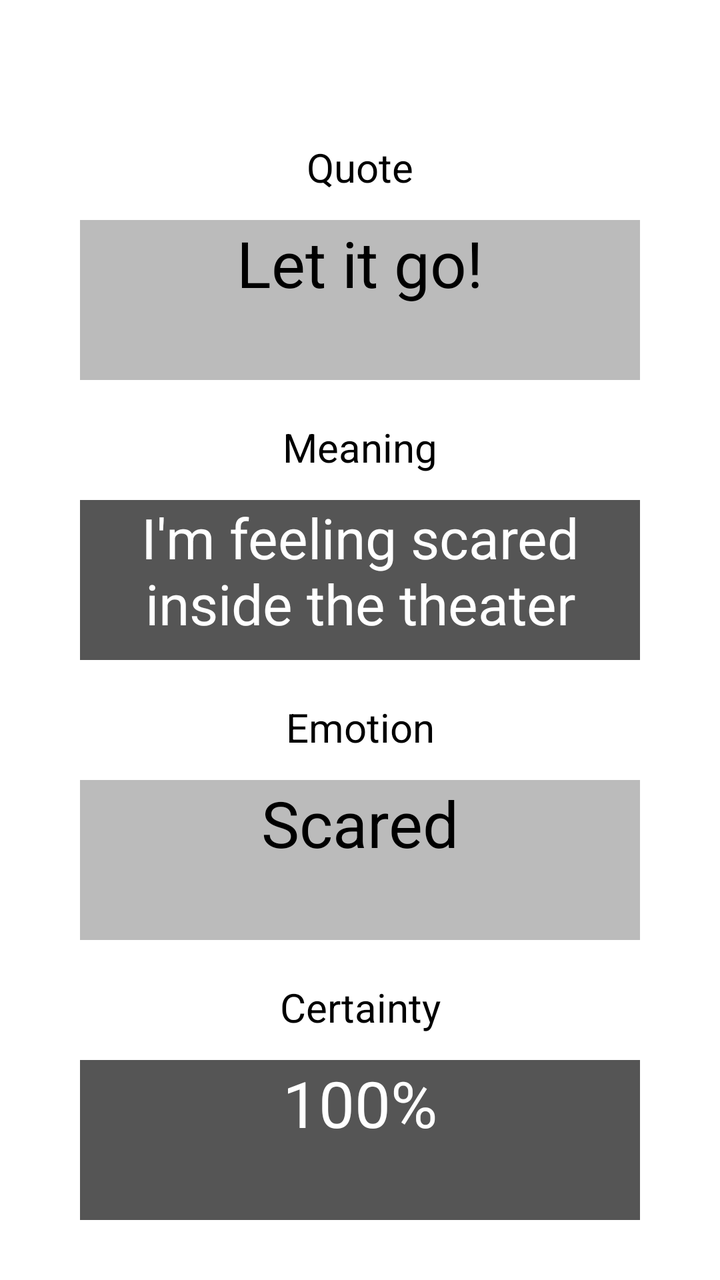
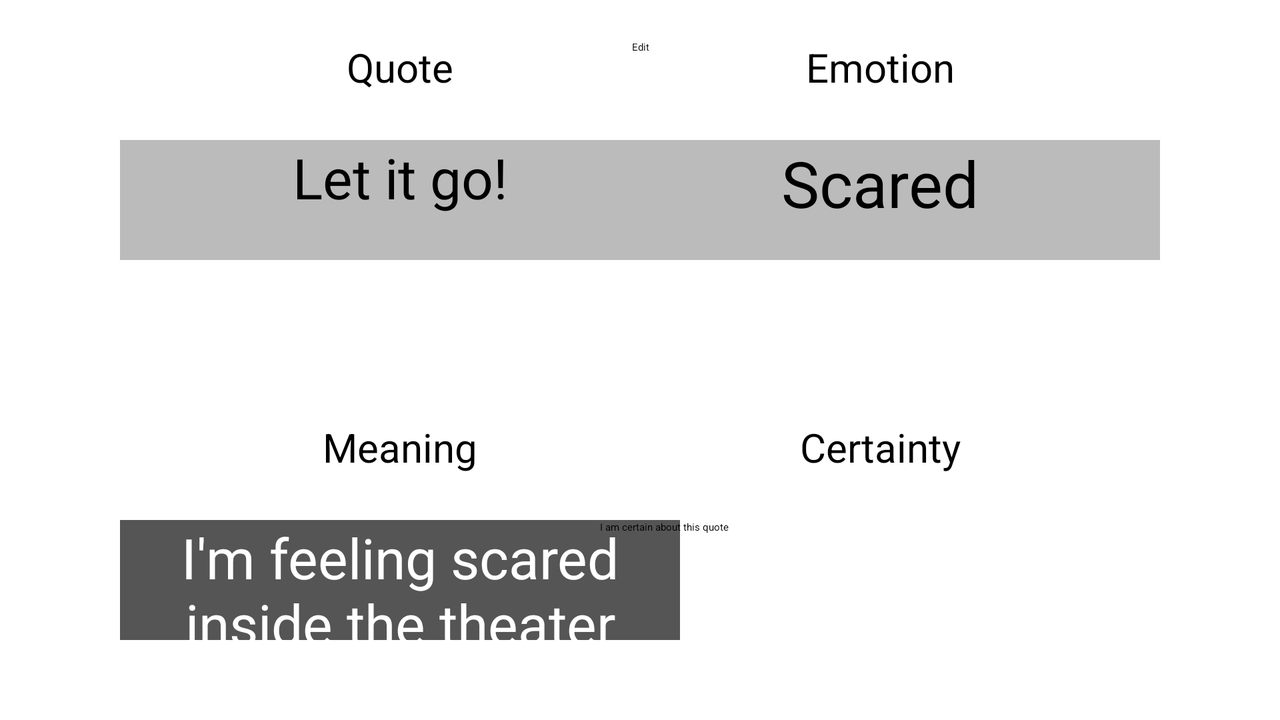

Two renders of one Android screen. The first uses the default layout on a phone; the second uses the alternative layout the repository ships for a different screen configuration, on a matching device. The two XML files are below.
<!-- AndroidManifest.xml: application theme Theme.App.Starting -->
<!-- res/layout/fragment_quote_detail.xml -->
<?xml version="1.0" encoding="utf-8"?>
<LinearLayout xmlns:android="http://schemas.android.com/apk/res/android"
    xmlns:tools="http://schemas.android.com/tools"
    android:layout_width="match_parent"
    android:layout_height="match_parent"
    android:orientation="vertical"
    tools:context=".ui.QuoteDetailFragment"
    android:layout_margin="20dp">

    

    <TextView
        android:layout_width="280dp"
        android:layout_height="40dp"
        android:layout_gravity="center_horizontal"
        android:layout_marginTop="50dp"
        android:textAlignment="center"
        android:textSize="20sp"
        android:text="Quote"/>
    <TextView
        android:id="@+id/tvPhraseLarge"
        android:layout_width="280dp"
        android:layout_height="80dp"
        android:layout_gravity="center"
        android:textAlignment="center"
        android:textSize="32sp"
        android:background="#bbbbbb"
        android:textColor="#000000"
        android:text="Let it go!"/>

    <TextView
        android:layout_width="280dp"
        android:layout_height="40dp"
        android:layout_gravity="center_horizontal"
        android:textAlignment="center"
        android:layout_marginTop="20dp"
        android:textSize="20sp"
        android:text="Meaning"/>

    <TextView
        android:layout_width="280dp"
        android:layout_height="80dp"
        android:layout_gravity="center_horizontal"
        android:textAlignment="center"
        android:textSize="28sp"
        android:background="#555555"
        android:textColor="#ffffff"
        android:text="I'm feeling scared inside the theater"
        android:id="@+id/tvMeaning"/>
    <TextView
        android:layout_width="280dp"
        android:layout_height="40dp"
        android:layout_gravity="center_horizontal"
        android:textAlignment="center"
        android:layout_marginTop="20dp"
        android:textSize="20sp"
        android:text="Emotion"/>

    <TextView
        android:layout_width="280dp"
        android:layout_height="80dp"
        android:layout_gravity="center_horizontal"
        android:textAlignment="center"
        android:textSize="32sp"
        android:text="Scared"
        android:background="#bbbbbb"
        android:textColor="#000000"
        android:id="@+id/tvEmotion"/>

    <TextView
        android:layout_width="280dp"
        android:layout_height="40dp"
        android:layout_gravity="center_horizontal"
        android:textAlignment="center"
        android:layout_marginTop="20dp"
        android:textSize="20sp"
        android:text="Certainty"/>

    <TextView
        android:layout_width="280dp"
        android:layout_height="80dp"
        android:layout_gravity="center_horizontal"
        android:textAlignment="center"
        android:textSize="32sp"
        android:background="#555555"
        android:textColor="#ffffff"
        android:text="100%"
        android:id="@+id/tvCertainty"/>

    <Button
        android:id="@+id/btnEdit"
        android:layout_width="wrap_content"
        android:layout_height="wrap_content"
        android:text="Edit"
        android:layout_margin="16dp"
        android:layout_gravity="center_horizontal"
        android:textAlignment="center" />

</LinearLayout>
<!-- resources referenced by this layout -->
<resources>

</resources>
<!-- res/layout-land/fragment_quote_detail.xml (the repository's variant of the layout above) -->
<!-- drawn on the phone turned sideways -->
<?xml version="1.0" encoding="utf-8"?>
<androidx.constraintlayout.widget.ConstraintLayout xmlns:android="http://schemas.android.com/apk/res/android"
    xmlns:app="http://schemas.android.com/apk/res-auto"
    xmlns:tools="http://schemas.android.com/tools"
    android:layout_width="match_parent"
    android:layout_height="match_parent"
    android:orientation="horizontal">
    
    <TextView
        android:layout_width="280dp"
        android:layout_height="40dp"
        android:layout_gravity="center_horizontal"
        android:layout_marginStart="60dp"
        android:layout_marginTop="20dp"
        android:textAlignment="center"
        android:textSize="20sp"
        android:text="Quote"
        app:layout_constraintStart_toStartOf="parent"
        app:layout_constraintTop_toTopOf="parent" />
    <TextView
        android:id="@+id/tvPhraseLarge"
        android:layout_width="280dp"
        android:layout_height="60dp"
        android:layout_gravity="center"
        android:textAlignment="center"
        android:textSize="28sp"
        android:layout_marginTop="70dp"
        android:layout_marginStart="60dp"
        android:background="#bbbbbb"
        android:textColor="#000000"
        android:text="Let it go!"
        app:layout_constraintStart_toStartOf="parent"
        app:layout_constraintTop_toTopOf="parent"/>


    
    <TextView
        android:layout_width="280dp"
        android:layout_height="40dp"
        android:layout_gravity="center_horizontal"
        android:textAlignment="center"
        android:layout_marginBottom="110dp"
        android:textSize="20sp"
        android:layout_marginStart="60dp"
        android:text="Meaning"
        app:layout_constraintStart_toStartOf="parent"
        app:layout_constraintBottom_toBottomOf="parent"/>


    <TextView
        android:layout_width="280dp"
        android:layout_height="60dp"
        android:layout_gravity="center_horizontal"
        android:textAlignment="center"
        android:textSize="28sp"
        android:background="#555555"
        android:textColor="#ffffff"
        android:layout_marginStart="60dp"
        android:layout_marginBottom="40dp"
        android:text="I'm feeling scared inside the theater"
        android:id="@+id/tvMeaning"
        app:layout_constraintStart_toStartOf="parent"
        app:layout_constraintBottom_toBottomOf="parent"/>


    
    <TextView
        android:layout_width="280dp"
        android:layout_height="40dp"
        android:layout_gravity="center_horizontal"
        android:text="Emotion"
        android:textAlignment="center"
        android:textSize="20sp"
        android:layout_marginTop="20dp"
        android:layout_marginEnd="60dp"
        app:layout_constraintRight_toRightOf="parent"
        app:layout_constraintTop_toTopOf="parent"/>
    <TextView
        android:layout_width="280dp"
        android:layout_height="60dp"
        android:layout_gravity="center_horizontal"
        android:textAlignment="center"
        android:textSize="32sp"
        android:layout_marginTop="70dp"
        android:layout_marginEnd="60dp"
        android:text="Scared"
        android:background="#bbbbbb"
        android:textColor="#000000"
        android:id="@+id/tvEmotion"
        app:layout_constraintRight_toRightOf="parent"
        app:layout_constraintTop_toTopOf="parent"/>


    
    <TextView
        android:layout_width="280dp"
        android:layout_height="40dp"
        android:layout_gravity="center_horizontal"
        android:textAlignment="center"
        android:layout_marginBottom="110dp"
        android:layout_marginEnd="60dp"
        android:textSize="20sp"
        android:text="Certainty"
        app:layout_constraintBottom_toBottomOf="parent"
        app:layout_constraintEnd_toEndOf="parent"/>

    <CheckBox
        android:id="@+id/checkbox_certain_edit"
        android:layout_width="280dp"
        android:layout_height="60dp"
        android:text="I am certain about this quote"
        android:layout_marginTop="16dp"
        android:layout_gravity="center_horizontal"
        android:layout_marginEnd="60dp"
        android:layout_marginBottom="40dp"
        app:layout_constraintBottom_toBottomOf="parent"
        app:layout_constraintEnd_toEndOf="parent"/>


    
    <Button
        android:id="@+id/btnEdit"
        android:layout_width="wrap_content"
        android:layout_height="wrap_content"
        android:layout_gravity="center_horizontal"
        android:layout_marginTop="20dp"
        android:text="Edit"
        android:textAlignment="center"
        app:layout_constraintTop_toTopOf="parent"
        app:layout_constraintStart_toStartOf="parent"
        app:layout_constraintEnd_toEndOf="parent"/>


</androidx.constraintlayout.widget.ConstraintLayout>
